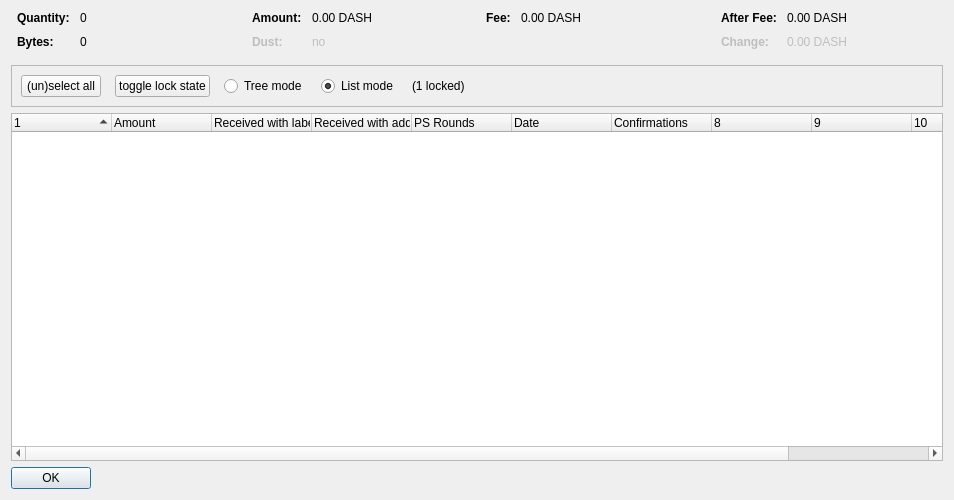
<?xml version="1.0" encoding="UTF-8"?>
<ui version="4.0">
 <class>CoinControlDialog</class>
 <widget class="QDialog" name="CoinControlDialog">
  <property name="geometry">
   <rect>
    <x>0</x>
    <y>0</y>
    <width>954</width>
    <height>500</height>
   </rect>
  </property>
  <property name="windowTitle">
   <string>Coin Selection</string>
  </property>
  <layout class="QVBoxLayout" name="verticalLayout">
   <item>
    <layout class="QHBoxLayout" name="horizontalLayoutTop" stretch="0,0,0,0">
     <property name="topMargin">
      <number>0</number>
     </property>
     <property name="bottomMargin">
      <number>10</number>
     </property>
     <item>
      <layout class="QFormLayout" name="formLayoutCoinControl1">
       <property name="horizontalSpacing">
        <number>10</number>
       </property>
       <property name="verticalSpacing">
        <number>10</number>
       </property>
       <property name="leftMargin">
        <number>6</number>
       </property>
       <property name="rightMargin">
        <number>6</number>
       </property>
       <item row="0" column="0">
        <widget class="QLabel" name="labelCoinControlQuantityText">
         <property name="font">
          <font>
           <weight>75</weight>
           <bold>true</bold>
          </font>
         </property>
         <property name="text">
          <string>Quantity:</string>
         </property>
        </widget>
       </item>
       <item row="0" column="1">
        <widget class="QLabel" name="labelCoinControlQuantity">
         <property name="cursor">
          <cursorShape>IBeamCursor</cursorShape>
         </property>
         <property name="contextMenuPolicy">
          <enum>Qt::ActionsContextMenu</enum>
         </property>
         <property name="text">
          <string notr="true">0</string>
         </property>
         <property name="textInteractionFlags">
          <set>Qt::LinksAccessibleByMouse|Qt::TextSelectableByKeyboard|Qt::TextSelectableByMouse</set>
         </property>
        </widget>
       </item>
       <item row="1" column="0">
        <widget class="QLabel" name="labelCoinControlBytesText">
         <property name="font">
          <font>
           <weight>75</weight>
           <bold>true</bold>
          </font>
         </property>
         <property name="text">
          <string>Bytes:</string>
         </property>
        </widget>
       </item>
       <item row="1" column="1">
        <widget class="QLabel" name="labelCoinControlBytes">
         <property name="cursor">
          <cursorShape>IBeamCursor</cursorShape>
         </property>
         <property name="contextMenuPolicy">
          <enum>Qt::ActionsContextMenu</enum>
         </property>
         <property name="text">
          <string notr="true">0</string>
         </property>
         <property name="textInteractionFlags">
          <set>Qt::LinksAccessibleByMouse|Qt::TextSelectableByKeyboard|Qt::TextSelectableByMouse</set>
         </property>
        </widget>
       </item>
      </layout>
     </item>
     <item>
      <layout class="QFormLayout" name="formLayoutCoinControl2">
       <property name="horizontalSpacing">
        <number>10</number>
       </property>
       <property name="verticalSpacing">
        <number>10</number>
       </property>
       <property name="leftMargin">
        <number>6</number>
       </property>
       <property name="rightMargin">
        <number>6</number>
       </property>
       <item row="0" column="0">
        <widget class="QLabel" name="labelCoinControlAmountText">
         <property name="font">
          <font>
           <weight>75</weight>
           <bold>true</bold>
          </font>
         </property>
         <property name="text">
          <string>Amount:</string>
         </property>
        </widget>
       </item>
       <item row="0" column="1">
        <widget class="QLabel" name="labelCoinControlAmount">
         <property name="cursor">
          <cursorShape>IBeamCursor</cursorShape>
         </property>
         <property name="contextMenuPolicy">
          <enum>Qt::ActionsContextMenu</enum>
         </property>
         <property name="text">
          <string notr="true">0.00 DASH</string>
         </property>
         <property name="textInteractionFlags">
          <set>Qt::LinksAccessibleByMouse|Qt::TextSelectableByKeyboard|Qt::TextSelectableByMouse</set>
         </property>
        </widget>
       </item>
       <item row="1" column="0">
        <widget class="QLabel" name="labelCoinControlLowOutputText">
         <property name="enabled">
          <bool>false</bool>
         </property>
         <property name="font">
          <font>
           <weight>75</weight>
           <bold>true</bold>
          </font>
         </property>
         <property name="text">
          <string>Dust:</string>
         </property>
        </widget>
       </item>
       <item row="1" column="1">
        <widget class="QLabel" name="labelCoinControlLowOutput">
         <property name="enabled">
          <bool>false</bool>
         </property>
         <property name="cursor">
          <cursorShape>IBeamCursor</cursorShape>
         </property>
         <property name="contextMenuPolicy">
          <enum>Qt::ActionsContextMenu</enum>
         </property>
         <property name="text">
          <string notr="true">no</string>
         </property>
         <property name="textInteractionFlags">
          <set>Qt::LinksAccessibleByMouse|Qt::TextSelectableByKeyboard|Qt::TextSelectableByMouse</set>
         </property>
        </widget>
       </item>
      </layout>
     </item>
     <item>
      <layout class="QFormLayout" name="formLayoutCoinControl3">
       <property name="horizontalSpacing">
        <number>10</number>
       </property>
       <property name="verticalSpacing">
        <number>10</number>
       </property>
       <property name="leftMargin">
        <number>6</number>
       </property>
       <property name="rightMargin">
        <number>6</number>
       </property>
       <item row="0" column="0">
        <widget class="QLabel" name="labelCoinControlFeeText">
         <property name="font">
          <font>
           <weight>75</weight>
           <bold>true</bold>
          </font>
         </property>
         <property name="text">
          <string>Fee:</string>
         </property>
        </widget>
       </item>
       <item row="0" column="1">
        <widget class="QLabel" name="labelCoinControlFee">
         <property name="cursor">
          <cursorShape>IBeamCursor</cursorShape>
         </property>
         <property name="contextMenuPolicy">
          <enum>Qt::ActionsContextMenu</enum>
         </property>
         <property name="text">
          <string notr="true">0.00 DASH</string>
         </property>
         <property name="textInteractionFlags">
          <set>Qt::LinksAccessibleByMouse|Qt::TextSelectableByKeyboard|Qt::TextSelectableByMouse</set>
         </property>
        </widget>
       </item>
      </layout>
     </item>
     <item>
      <layout class="QFormLayout" name="formLayoutCoinControl4">
       <property name="horizontalSpacing">
        <number>10</number>
       </property>
       <property name="verticalSpacing">
        <number>10</number>
       </property>
       <property name="leftMargin">
        <number>6</number>
       </property>
       <property name="rightMargin">
        <number>6</number>
       </property>
       <item row="0" column="0">
        <widget class="QLabel" name="labelCoinControlAfterFeeText">
         <property name="font">
          <font>
           <weight>75</weight>
           <bold>true</bold>
          </font>
         </property>
         <property name="text">
          <string>After Fee:</string>
         </property>
        </widget>
       </item>
       <item row="0" column="1">
        <widget class="QLabel" name="labelCoinControlAfterFee">
         <property name="cursor">
          <cursorShape>IBeamCursor</cursorShape>
         </property>
         <property name="contextMenuPolicy">
          <enum>Qt::ActionsContextMenu</enum>
         </property>
         <property name="text">
          <string notr="true">0.00 DASH</string>
         </property>
         <property name="textInteractionFlags">
          <set>Qt::LinksAccessibleByMouse|Qt::TextSelectableByKeyboard|Qt::TextSelectableByMouse</set>
         </property>
        </widget>
       </item>
       <item row="1" column="0">
        <widget class="QLabel" name="labelCoinControlChangeText">
         <property name="enabled">
          <bool>false</bool>
         </property>
         <property name="font">
          <font>
           <weight>75</weight>
           <bold>true</bold>
          </font>
         </property>
         <property name="text">
          <string>Change:</string>
         </property>
        </widget>
       </item>
       <item row="1" column="1">
        <widget class="QLabel" name="labelCoinControlChange">
         <property name="enabled">
          <bool>false</bool>
         </property>
         <property name="cursor">
          <cursorShape>IBeamCursor</cursorShape>
         </property>
         <property name="contextMenuPolicy">
          <enum>Qt::ActionsContextMenu</enum>
         </property>
         <property name="text">
          <string notr="true">0.00 DASH</string>
         </property>
         <property name="textInteractionFlags">
          <set>Qt::LinksAccessibleByMouse|Qt::TextSelectableByKeyboard|Qt::TextSelectableByMouse</set>
         </property>
        </widget>
       </item>
      </layout>
     </item>
    </layout>
   </item>
   <item>
    <widget class="QFrame" name="frame">
     <property name="minimumSize">
      <size>
       <width>0</width>
       <height>40</height>
      </size>
     </property>
     <property name="frameShape">
      <enum>QFrame::StyledPanel</enum>
     </property>
     <property name="frameShadow">
      <enum>QFrame::Sunken</enum>
     </property>
     <layout class="QHBoxLayout" name="horizontalLayout">
      <item>
       <layout class="QHBoxLayout" name="horizontalLayoutPanel" stretch="0,0,0,0,0,0">
        <property name="spacing">
         <number>14</number>
        </property>
        <item>
         <widget class="QPushButton" name="pushButtonSelectAll">
          <property name="sizePolicy">
           <sizepolicy hsizetype="Maximum" vsizetype="Fixed">
            <horstretch>0</horstretch>
            <verstretch>0</verstretch>
           </sizepolicy>
          </property>
          <property name="text">
           <string>(un)select all</string>
          </property>
          <property name="autoDefault">
           <bool>false</bool>
          </property>
         </widget>
        </item>
        <item>
         <widget class="QPushButton" name="pushButtonToggleLock">
          <property name="sizePolicy">
           <sizepolicy hsizetype="Maximum" vsizetype="Fixed">
            <horstretch>0</horstretch>
            <verstretch>0</verstretch>
           </sizepolicy>
          </property>
          <property name="text">
           <string>toggle lock state</string>
          </property>
          <property name="autoDefault">
           <bool>false</bool>
          </property>
         </widget>
        </item>
        <item>
         <widget class="QRadioButton" name="radioTreeMode">
          <property name="sizePolicy">
           <sizepolicy hsizetype="Maximum" vsizetype="Fixed">
            <horstretch>0</horstretch>
            <verstretch>0</verstretch>
           </sizepolicy>
          </property>
          <property name="text">
           <string>Tree mode</string>
          </property>
         </widget>
        </item>
        <item>
         <widget class="QRadioButton" name="radioListMode">
          <property name="sizePolicy">
           <sizepolicy hsizetype="Maximum" vsizetype="Fixed">
            <horstretch>0</horstretch>
            <verstretch>0</verstretch>
           </sizepolicy>
          </property>
          <property name="text">
           <string>List mode</string>
          </property>
          <property name="checked">
           <bool>true</bool>
          </property>
         </widget>
        </item>
        <item>
         <widget class="QLabel" name="labelLocked">
          <property name="text">
           <string>(1 locked)</string>
          </property>
         </widget>
        </item>
        <item>
         <spacer name="horizontalSpacer">
          <property name="orientation">
           <enum>Qt::Horizontal</enum>
          </property>
          <property name="sizeHint" stdset="0">
           <size>
            <width>40</width>
            <height>20</height>
           </size>
          </property>
         </spacer>
        </item>
       </layout>
      </item>
     </layout>
    </widget>
   </item>
   <item>
    <widget class="CoinControlTreeWidget" name="treeWidget">
     <property name="contextMenuPolicy">
      <enum>Qt::CustomContextMenu</enum>
     </property>
     <property name="sortingEnabled">
      <bool>false</bool>
     </property>
     <property name="columnCount">
      <number>11</number>
     </property>
     <attribute name="headerShowSortIndicator" stdset="0">
      <bool>true</bool>
     </attribute>
     <attribute name="headerStretchLastSection">
      <bool>false</bool>
     </attribute>
     <column>
      <property name="text">
       <string/>
      </property>
     </column>
     <column>
      <property name="text">
       <string>Amount</string>
      </property>
     </column>
     <column>
      <property name="text">
       <string>Received with label</string>
      </property>
     </column>
     <column>
      <property name="text">
       <string>Received with address</string>
      </property>
     </column>
     <column>
      <property name="text">
       <string>PS Rounds</string>
      </property>
     </column>
     <column>
      <property name="text">
       <string>Date</string>
      </property>
     </column>
     <column>
      <property name="text">
       <string>Confirmations</string>
      </property>
      <property name="toolTip">
       <string>Confirmed</string>
      </property>
     </column>
     <column>
      <property name="text">
       <string/>
      </property>
     </column>
     <column>
      <property name="text">
       <string/>
      </property>
     </column>
     <column>
      <property name="text">
       <string/>
      </property>
     </column>
     <column>
      <property name="text">
       <string/>
      </property>
     </column>
    </widget>
   </item>
   <item>
    <widget class="QDialogButtonBox" name="buttonBox">
     <property name="sizePolicy">
      <sizepolicy hsizetype="Maximum" vsizetype="Fixed">
       <horstretch>0</horstretch>
       <verstretch>0</verstretch>
      </sizepolicy>
     </property>
     <property name="orientation">
      <enum>Qt::Horizontal</enum>
     </property>
     <property name="standardButtons">
      <set>QDialogButtonBox::Ok</set>
     </property>
    </widget>
   </item>
  </layout>
 </widget>
 <customwidgets>
  <customwidget>
   <class>CoinControlTreeWidget</class>
   <extends>QTreeWidget</extends>
   <header>coincontroltreewidget.h</header>
  </customwidget>
 </customwidgets>
 <resources/>
 <connections/>
</ui>
